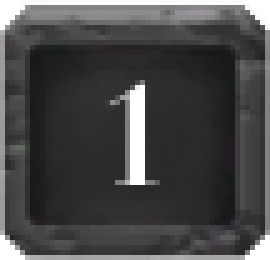
#> input picture EternalCardAssets/1.png, 54 x 52 px (shown 5 times larger); its folder holds 4 pictures in this run
$ python deckBuilder.py   (Python 2 division)
#> lines starting #> are read from the running program, lines starting #| are printed output that depends on the picture
import os, sys
from PIL import Image
import glob
import json

def makeSprite(imgs):
    print "%d images will be combine." % len(imgs)

    image_height = 73

    master_width = 450
    #seperate each image with lots of whitespace
    master_height = image_height * len(imgs)
    print "the master image will by %d by %d" % (master_width, master_height)
    print "creating image...",
    master = Image.new(
        mode='RGBA',
        size=(master_width, master_height),
        color=(0,0,0,0))  # fully transparent

    print "created."

    for count, image in enumerate(imgs):
        location = image_height*count
        countImg = Image.open("EternalCardAssets/" + image[1] + ".png")
        cardImg = Image.open(eternalDict[image[0]])
        master.paste(cardImg,(0,location))
        master.paste(countImg,(395,location+10))
    print "done adding icons."

    print "saving deck.png...",
    master.save('deck.png')
    print "saved!"


with open('eternalDict.json') as data_file:
#> (reads eternalDict.json from the repository)
    eternalDict = json.load(data_file)

f = open('testDeck.txt', 'r')
#> (reads testDeck.txt from the repository)

assets = []

for card in f:
    c1 = card.split(' (')[0]
    cnt = c1.split(' ')[0]
    cardName = " ".join(c1.split(' ')[1:])
    assets.append((cardName, cnt))

makeSprite(assets)
#> in makeSprite, `master = Image.new( mode='RGBA', size=(master_width, master_height), c..`: master: PIL image 450x1898 RGBA; every value is 0
#> in makeSprite, countImg is the input picture: PIL image 54x52 RGBA; mean R, G, B, A 57.4, 57.5, 57.7, 236.9
#> in makeSprite, `master.paste(cardImg,(0,location))`:
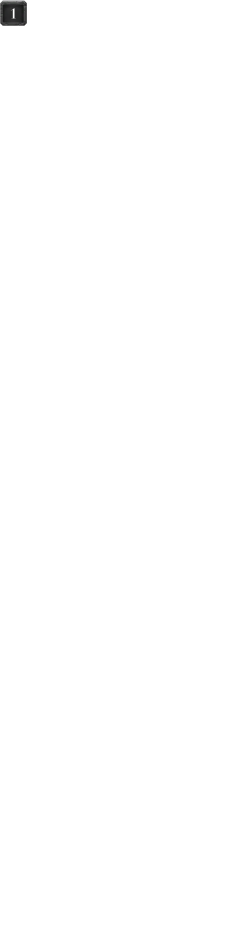
#> master: PIL image 450x1898 RGBA (shown at 1/2 size); mean R, G, B, A 0.2, 0.2, 0.2, 0.8; transparent parts drawn white
#> pass 2 of the loop in makeSprite, `for count, image in enumerate(imgs):`:
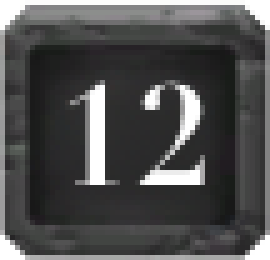
#> input picture EternalCardAssets/12.png, 54 x 52 px, given in place of Blinkwolf.png, which was not available (shown 5 times larger)
#> in makeSprite, cardImg is the input picture: PIL image 54x52 RGBA; mean R, G, B, A 64.2, 64.3, 64.5, 236.9
#> in makeSprite, `master.paste(cardImg,(0,location))`:
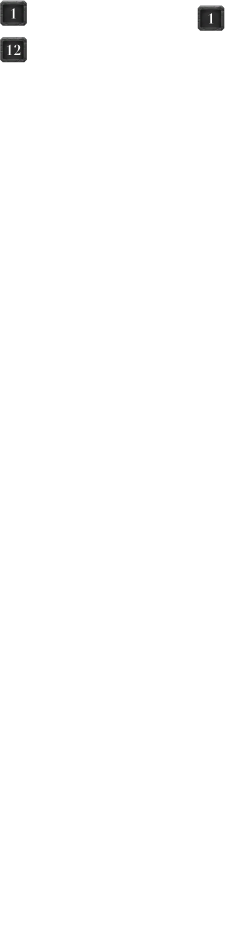
#> master: PIL image 450x1898 RGBA (shown at 1/2 size); mean R, G, B, A 0.6, 0.6, 0.6, 2.3; transparent parts drawn white
#> (the run stopped early here; a loop or call above may not have finished)
